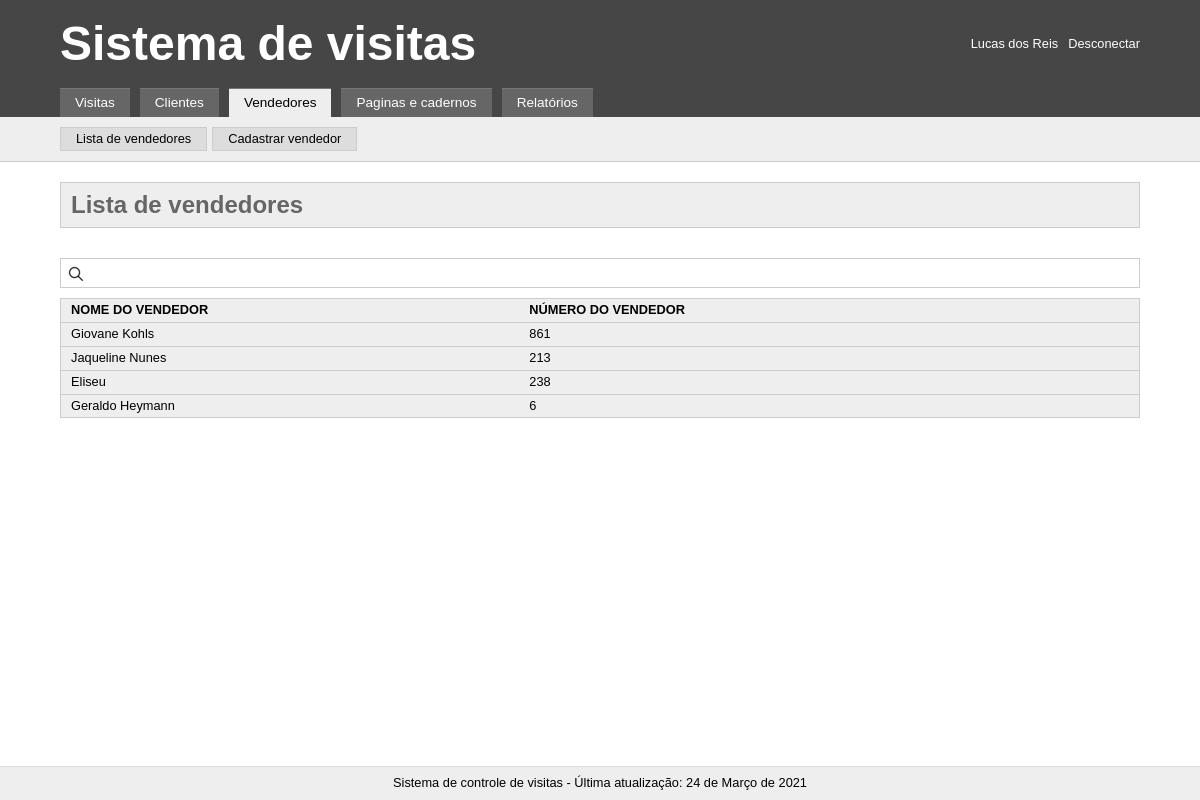
The page /index.php?tab=vendedores&subtab=lista_de_vendedores (signed in) on the database its author committed.
### tables this page shows
CREATE TABLE `sellers` (
  `id` int(11) NOT NULL,
  `name` varchar(255) NOT NULL,
  `seller_number` varchar(10) NOT NULL
);

### _include/crud.php (called while the page is built, shortened)
<?php
$infoSellers = $pdo->query("SELECT * FROM sellers")->fetchAll();

### _include/vendedores.php (the view, shortened to what this page needs)
<nav class="opcoes">
	<div class="content">
		<a href="index.php?tab=vendedores&subtab=lista_de_vendedores">Lista de vendedores</a>
		<a href="index.php?tab=vendedores&subtab=cadastrar_vendedor">Cadastrar vendedor</a>
	</div>
</nav>
<div class="content">
	<h2><?= ucfirst(str_replace('_', ' ', $current_subtab))?></h2>
	<?php if($current_subtab == "lista_de_vendedores"){ ?>
		<input type="text" id="search" onkeyup="filter()">
		<div class="responsive_table">
			<table class="table_to_filter">
				<tr>
					<th>Nome do vendedor</th>
					<th>Número do vendedor</th>
					<th></th>
				</tr>
				<?php foreach($infoSellers as $valueSellers){ ?>
					<tr>
						<td><?= $valueSellers['name'] ?></td>
						<td><?= $valueSellers['seller_number'] ?></td>
						<td><a href="index.php?tab=vendedores&subtab=editar_vendedor&id=<?= $valueSellers['id'] ?>" class="edit"></a></td>
					</tr>
				<?php } ?>
			</table>
		</div>
	<?php } ?>
</div>

### _templates/css/style.css (style rules this page uses)
* { margin: 0; padding: 0; font: inherit; -moz-box-sizing: border-box; -webkit-box-sizing: border-box; box-sizing: border-box; }
body { line-height: 1; font-size: 1em; font-family: Arial, Helvetica, sans-serif; }
table { border-collapse: collapse; border-spacing: 0; }
.content { max-width: 1100px; margin: 0 auto; padding: 0 10px; }
.responsive_table { overflow-x: auto; }
.opcoes { background: #eee; padding: 10px 0; border-bottom: 1px solid #ccc; }
.opcoes .content { display: flex; }
.opcoes a { background: #ddd; display: inline-block; color: #000; text-decoration: none; font-size: 0.8em; border: 1px solid #ccc; padding: 5px 15px; margin-right: 5px; }
main h2 { background-color: #eee; border: 1px solid #ccc; margin: 20px 0; padding: 10px; font-size: 1.5em; font-weight: bold; color: #666; }
main #search { width: 100%; margin: 10px 0; border: 1px solid #ccc; padding: 5px 10px 5px 30px; background: url(../img/ico_search.png) no-repeat scroll 7px 7px; }
main table { border: 1px solid #ccc; width: 100%; white-space: nowrap; }
main table tr { background: #eee; }
main table tr td, main table tr th { border-bottom: 1px solid #ccc; padding: 5px 10px; font-size: 0.8em; }
main table tr th { text-align: left; text-transform: uppercase; font-size: 0.8em; font-weight: bold; }

### rows shown on the page
sellers: name "Giovane Kohls", seller_number "861"
sellers: name "Jaqueline Nunes", seller_number "213"
sellers: name "Eliseu", seller_number "238"
sellers: name "Geraldo Heymann", seller_number "6"

### other values the page prints
$_SESSION['name'] "Lucas dos Reis"
str_replace('_', ' ', $current_subtab) "Lista de vendedores"
